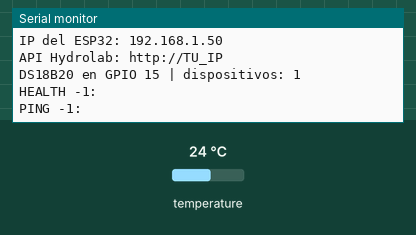
Simulated run of this sketch. Board: ESP32. Shown: the last lines printed to the serial monitor. The inputs (shaded band) are chosen by the test bench; at power-on: temperature 24 °C. WiFi joins after 1.5 s; servers stay silent unless stated; uploads are accepted with an empty reply.

Above: at 3.1 s.
3.2 s: temperature set to 12 °C
At 17.3 s:
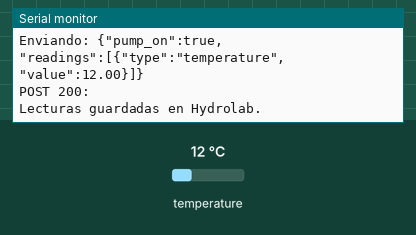
23.9 s: temperature set to 19 °C
At 30.92 s:
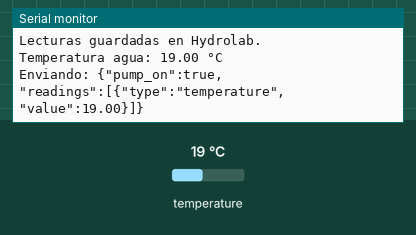

Measured:
- after the input at 3.2 s, the serial monitor: prints a new line after 12.6 s (image 1)
- after the input at 23.9 s, the serial monitor: prints a new line after 6.9 s (image 2)

The sketch:

hydrolab_esp32_example.ino
```cpp
#include <WiFi.h>
#include <HTTPClient.h>
#include <OneWire.h>
#include <DallasTemperature.h>

const char* ssid = "TU_WIFI";
const char* password = "TU_PASSWORD";

// IP de tu PC en la misma WiFi + puerto de artisan serve
const char* API_BASE = "http://TU_IP";
const char* DEVICE_TOKEN = "hydrolab-esp32-dev-token-change-me";

// Sensor DS18B20 (sonda)
// Cableado típico:
//   Rojo    (VCC)  -> 3.3V
//   Negro   (GND)  -> GND
//   Amarillo(DATA) -> GPIO 15
// Imprescindible: resistencia 4.7kΩ entre VCC y DATA
#define ONE_WIRE_BUS 15
OneWire oneWire(ONE_WIRE_BUS);
DallasTemperature sensors(&oneWire);

const unsigned long SEND_INTERVAL_MS = 15000;
unsigned long lastSend = 0;

float lastTemperature = NAN;

void setup() {
  Serial.begin(115200);
  sensors.begin();

  WiFi.begin(ssid, password);

  Serial.print("Conectando al WiFi");

  while (WiFi.status() != WL_CONNECTED) {
    delay(500);
    Serial.print(".");
  }

  Serial.println();
  Serial.println("¡Conectado!");
  Serial.print("IP del ESP32: ");
  Serial.println(WiFi.localIP());
  Serial.print("API Hydrolab: ");
  Serial.println(API_BASE);
  Serial.printf("DS18B20 en GPIO %d | dispositivos: %d\n", ONE_WIRE_BUS, sensors.getDeviceCount());

  testBridge();
}

void testBridge() {
  HTTPClient http;

  http.begin(String(API_BASE) + "/api/v1/health");
  int healthCode = http.GET();
  Serial.printf("HEALTH %d: %s\n", healthCode, http.getString().c_str());
  http.end();

  http.begin(String(API_BASE) + "/api/v1/ping");
  http.addHeader("X-Device-Token", DEVICE_TOKEN);
  int pingCode = http.GET();
  Serial.printf("PING %d: %s\n", pingCode, http.getString().c_str());
  http.end();
}

bool readTemperatureSensor() {
  sensors.requestTemperatures();
  float temperature = sensors.getTempCByIndex(0);

  // -127 = sin sensor / cable malo; 85 = a veces lectura inválida al iniciar
  if (temperature == DEVICE_DISCONNECTED_C || temperature < -55 || temperature > 125) {
    Serial.println("Error leyendo DS18B20. Revisa GPIO 15 y la resistencia 4.7k.");
    return false;
  }

  lastTemperature = temperature;
  Serial.printf("Temperatura agua: %.2f °C\n", lastTemperature);
  return true;
}

String buildReadingsJson() {
  String body = "{";
  body += "\"pump_on\":true";
  body += ",\"readings\":[";
  body += "{\"type\":\"temperature\",\"value\":" + String(lastTemperature, 2) + "}";
  body += "]}";
  return body;
}

void sendReadings() {
  if (WiFi.status() != WL_CONNECTED) {
    Serial.println("WiFi desconectado, reintentando...");
    WiFi.reconnect();
    return;
  }

  if (!readTemperatureSensor()) {
    return;
  }

  HTTPClient http;
  http.begin(String(API_BASE) + "/api/v1/readings");
  http.addHeader("Content-Type", "application/json");
  http.addHeader("Accept", "application/json");
  http.addHeader("X-Device-Token", DEVICE_TOKEN);
  http.setTimeout(10000);

  String body = buildReadingsJson();
  Serial.print("Enviando: ");
  Serial.println(body);

  int code = http.POST(body);
  Serial.printf("POST %d: %s\n", code, http.getString().c_str());

  if (code <= 0) {
    Serial.println("Sin respuesta. Revisa: php artisan serve --host=0.0.0.0 --port=8000 y firewall.");
  } else if (code == 401) {
    Serial.println("Token inválido.");
  } else if (code >= 200 && code < 300) {
    Serial.println("Lecturas guardadas en Hydrolab.");
  }

  http.end();
}

void loop() {
  if (millis() - lastSend >= SEND_INTERVAL_MS) {
    lastSend = millis();
    sendReadings();
  }
}
```
